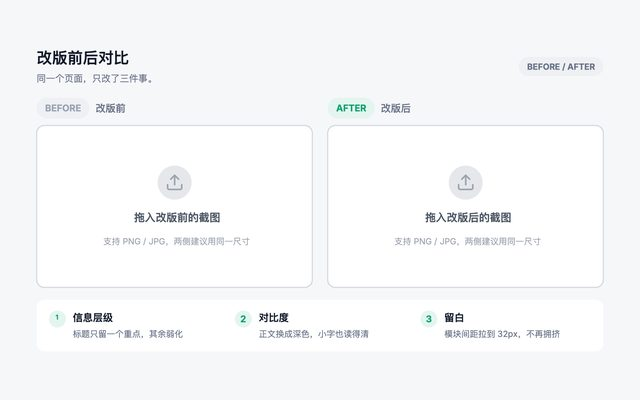
#> input picture crates/op-editor-ui/assets/scene_template_previews/before-after.jpg, 640 x 400 px
$ python -i scene_preview_cards.py   (imports and definitions only)
#> lines starting #> are read from the running program, lines starting #| are printed output that depends on the picture
#!/usr/bin/env python3
"""Bake scene-template card previews for the Scene Template Center.

`previews.sh` renders one PNG per frame plus a wide overview; those are the
authoring artefacts — full resolution, arbitrary aspect. The template center
paints every card through one fixed rect with `ImageDrawMode::Fill`, so a
tall or ultra-wide source would be cropped to an unrecognisable strip.

This bakes each source onto the card aspect with the whole design still
visible (contain, not cover), padded with the document's own background
colour so the card reads as a framed thumbnail rather than a letterboxed
photo. Output is a 16:10 JPEG at 2x the largest size the gallery paints; see
CARD_W/CARD_H below for how that size is derived.

Usage:
    python3 scene_preview_cards.py            # write into the UI crate
    python3 scene_preview_cards.py --check    # verify without writing
"""

from __future__ import annotations

import argparse
import pathlib
import sys
from typing import NamedTuple

from PIL import Image


class Top(NamedTuple):
    """Take the card's aspect off the top of this render, full width."""

    name: str


REPO = pathlib.Path(__file__).resolve().parents[3]
SRC = REPO / "templates" / "step0" / "previews"
DST = REPO / "crates" / "op-editor-ui" / "assets" / "scene_template_previews"

# 2x the widest preview the gallery can paint, and no more — every byte here
# is embedded in the wasm bundle, which has a hard ceiling.
#
# The Asset Center is a full-canvas gallery now, so the card width is derived
# rather than fixed. Its maximum falls out of the column breakpoints: a
# two-column grid tops out just under 1000px of viewport, giving a ~490px card
# and a ~470px preview, so 940 device px is the worst case on a 2x display.
# The old 640px bake was sized for a 720px dialog and went visibly soft.
CARD_W, CARD_H = 1024, 640
JPEG_QUALITY = 82
# Keep a small margin so the design never bleeds into the card's rounded
# corners — the panel clips to a 9px radius.
INSET = 20

# (card id, source preview). The overview render is preferred wherever a
# template has several frames: what makes a multi-page template legible at
# thumbnail size is seeing that it HAS pages, not reading one of them.
# (card id, source). A string names one render; a list is tiled into a grid
# whose column count is chosen to land near the card's own aspect — a 16:9
# deck laid out 1x6 is a 10:1 strip that shrinks each slide to ~100px inside
# the card, which reads as noise rather than as slides. `Top(name)` takes the
# card's own aspect off the top of a very tall render instead of fitting the
# whole thing: a 1:4.5 marketing page contained inside a 16:10 card is a
# 140px-wide sliver, where its masthead and hero at full width are exactly
# what makes it recognisable.
#
# 多板模板一律走帧列表，**不要**拿 `<id>-overview.png` 当源：overview 是整画布
# 导出，板与板之间的间隙和最后一行缺的格子都是画布底色，缩进卡片里就是几道黑
# 条。帧列表这条路由 `tile()` 自己按文档底色铺画布（`background_colour` 从首帧
# 四角取），缺的格子跟着一起变成文档底色，所以永远不会露黑。
CARDS = [
    ("screenshot-tutorial",
     [f"screenshot-tutorial-{index:02d}.png" for index in range(1, 6)]),
    ("knowledge-carousel",
     [f"knowledge-carousel-{index:02d}.png" for index in range(1, 6)]),
    ("before-after", "before-after.png"),
    ("slide-deck", [f"slide-deck-{i:02d}.png" for i in range(1, 7)]),
    ("knowledge-card-vertical", "knowledge-card-vertical.png"),
    ("knowledge-card-square", "knowledge-card-square.png"),
    ("pitch-deck-dark", [f"pitch-deck-dark-{i:02d}.png" for i in range(1, 7)]),
    ("lecture-deck-light",
     [f"lecture-deck-light-{i:02d}.png" for i in range(1, 7)]),
    ("minimal-keynote", [f"minimal-keynote-{i:02d}.png" for i in range(1, 10)]),
    ("gradient-tech", [f"gradient-tech-{i:02d}.png" for i in range(1, 7)]),
    ("saas-landing-orange", Top("saas-landing-orange.png")),
    ("product-landing-light", Top("product-landing-light.png")),
    ("punch-quote-card", "punch-quote-card.png"),
    ("journal-checklist-card", "journal-checklist-card.png"),
    # The infographics are 1:2.5 and 1:3 — contained in a 16:10 card each
    # would be a ~250px sliver. `Top` keeps the masthead and the first
    # section at full width, which is what makes a long-form graphic
    # recognisable as one.
    ("data-report-infographic", Top("data-report-infographic.png")),
    ("steps-flow-infographic", Top("steps-flow-infographic.png")),
    ("pitfall-list-infographic", Top("pitfall-list-infographic.png")),
    ("spine-culture-card", "spine-culture-card.png"),
    ("metric-single-card", "metric-single-card.png"),
    ("quote-frame-card", "quote-frame-card.png"),
    ("daily-sign-card", "daily-sign-card.png"),
    ("price-tier-card", "price-tier-card.png"),
    ("notice-board-card", "notice-board-card.png"),
    ("milestone-timeline-infographic", Top("milestone-timeline-infographic.png")),
    ("concept-contrast-infographic", Top("concept-contrast-infographic.png")),
    ("ranking-board-infographic", Top("ranking-board-infographic.png")),
    ("faq-thread-infographic", Top("faq-thread-infographic.png")),
    ("data-story-infographic", Top("data-story-infographic.png")),
    ("challenge-tracker-infographic", Top("challenge-tracker-infographic.png")),
    ("ecosystem-map-infographic", Top("ecosystem-map-infographic.png")),
    ("do-dont-comparison", "do-dont-comparison.png"),
    ("myth-truth-comparison", Top("myth-truth-comparison.png")),
    ("pricing-tiers-comparison", "pricing-tiers-comparison.png"),
    ("scenario-guide-comparison", Top("scenario-guide-comparison.png")),
    ("spec-table-comparison", Top("spec-table-comparison.png")),
    ("three-way-comparison", Top("three-way-comparison.png")),
    ("time-shift-comparison", "time-shift-comparison.png"),
    ("tradeoff-scale-comparison", "tradeoff-scale-comparison.png"),
    ("version-diff-comparison", "version-diff-comparison.png"),
    ("app-onboarding-triptych", "app-onboarding-triptych.png"),
    ("diy-blueprint-guide", Top("diy-blueprint-guide.png")),
    ("photo-composition-tutorial",
     [f"photo-composition-tutorial-{index:02d}.png" for index in range(1, 6)]),
    ("recipe-four-step", "recipe-four-step.png"),
    ("skincare-routine-cards",
     [f"skincare-routine-cards-{index:02d}.png" for index in range(1, 7)]),
    ("software-step-tutorial", "software-step-tutorial.png"),
    ("storage-makeover-steps",
     [f"storage-makeover-steps-{index:02d}.png" for index in range(1, 7)]),
    ("weekly-report-lesson", Top("weekly-report-lesson.png")),
    ("workout-breakdown-guide", Top("workout-breakdown-guide.png")),
    ("bookreview-silk-carousel",
     [f"bookreview-silk-carousel-{index:02d}.png" for index in range(1, 6)]),
    ("cityguide-film-carousel",
     [f"cityguide-film-carousel-{index:02d}.png" for index in range(1, 8)]),
    ("datareport-grid-carousel",
     [f"datareport-grid-carousel-{index:02d}.png" for index in range(1, 7)]),
    ("opinion-longform-carousel",
     [f"opinion-longform-carousel-{index:02d}.png" for index in range(1, 7)]),
    ("qa-chalkboard-carousel",
     [f"qa-chalkboard-carousel-{index:02d}.png" for index in range(1, 7)]),
    ("story-night-carousel",
     [f"story-night-carousel-{index:02d}.png" for index in range(1, 8)]),
    ("toolkit-notebook-carousel",
     [f"toolkit-notebook-carousel-{index:02d}.png" for index in range(1, 7)]),
    ("tutorial-journal-carousel",
     [f"tutorial-journal-carousel-{index:02d}.png" for index in range(1, 7)]),
    ("yearreview-mineral-carousel",
     [f"yearreview-mineral-carousel-{index:02d}.png" for index in range(1, 9)]),
    ("event-poster-deck",
     [f"event-poster-deck-{i:02d}.png" for i in range(1, 7)]),
    ("sounding-navy-deck",
     [f"sounding-navy-deck-{i:02d}.png" for i in range(1, 8)]),
    ("tidemark-slate-deck",
     [f"tidemark-slate-deck-{i:02d}.png" for i in range(1, 8)]),
    ("banxin-rule-deck",
     [f"banxin-rule-deck-{i:02d}.png" for i in range(1, 8)]),
    ("gridpaper-graphite-deck",
     [f"gridpaper-graphite-deck-{i:02d}.png" for i in range(1, 9)]),
    ("dossier-linen-deck",
     [f"dossier-linen-deck-{i:02d}.png" for i in range(1, 9)]),
    ("ledger-tick-deck",
     [f"ledger-tick-deck-{i:02d}.png" for i in range(1, 8)]),
]

# Gap between tiles, in source pixels — scaled down with everything else.
TILE_GAP = 48


def background_colour(image: Image.Image) -> tuple[int, int, int]:
    """The document's own backdrop, sampled from the render's corners.

    Every corner agreeing means the render has a uniform backdrop and we can
    extend it. Disagreement means the design bleeds to its edges, and any
    single sample would be an arbitrary tint — a neutral card wins there.
    """
    rgb = image.convert("RGB")
    w, h = rgb.size
    corners = [
        rgb.getpixel((0, 0)),
        rgb.getpixel((w - 1, 0)),
        rgb.getpixel((0, h - 1)),
        rgb.getpixel((w - 1, h - 1)),
    ]
    if all(c == corners[0] for c in corners):
        return corners[0]
    return (245, 245, 245)


# [47 lines left out: functions grid_columns, tile, crop_to_card_top, not called in this run]


def bake(source: pathlib.Path | list[pathlib.Path] | Top) -> Image.Image:
    if isinstance(source, Top):
        image = crop_to_card_top(SRC / source.name)
    elif isinstance(source, list):
        image = tile(source)
    else:
        image = Image.open(source)
#> image is the input picture: PIL image 640x400 RGB; mean R, G, B 246.4, 247.3, 248.7
    canvas = Image.new("RGB", (CARD_W, CARD_H), background_colour(image))
#> in background_colour, `corners = [ rgb.getpixel((0, 0)), rgb.getpixel((w - 1, 0)), rgb.getpix..`: corners = [(246, 247, 249), (246, 247, 249), (246, 247, 249), (246, 247, 249)]
    fitted = image.convert("RGB")
    fitted.thumbnail((CARD_W - 2 * INSET, CARD_H - 2 * INSET), Image.LANCZOS)
    canvas.paste(
        fitted,
        ((CARD_W - fitted.width) // 2, (CARD_H - fitted.height) // 2),
    )
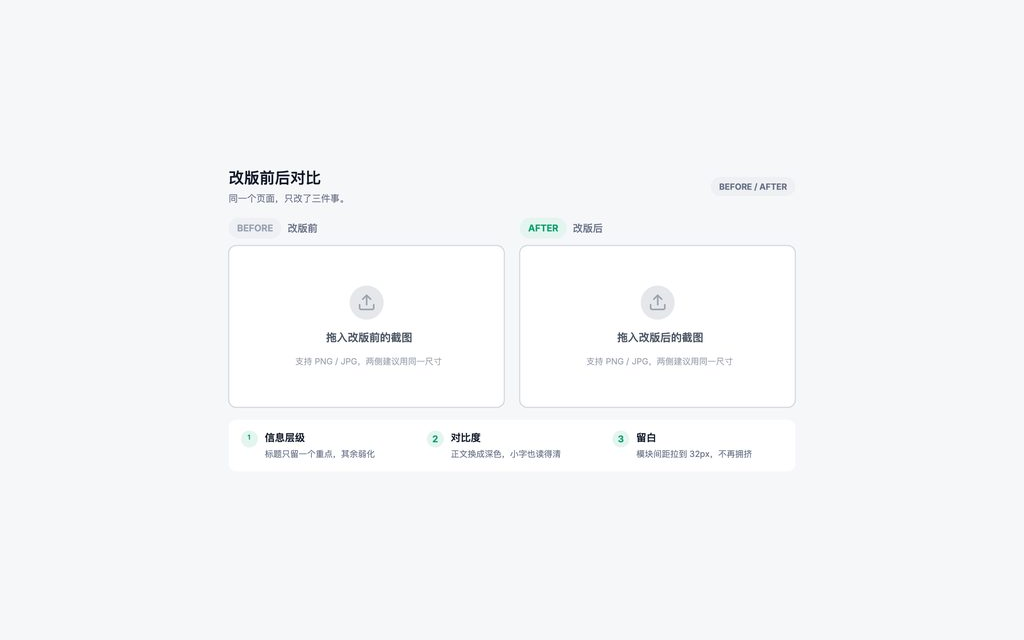
#> canvas: PIL image 1024x640 RGB; mean R, G, B 246.2, 247.1, 248.9
    return canvas


# [38 lines left out: function main, not called in this run]


# [2 lines not run here, left out]

>>> result = bake('../../../crates/op-editor-ui/assets/scene_template_previews/before-after.jpg')
